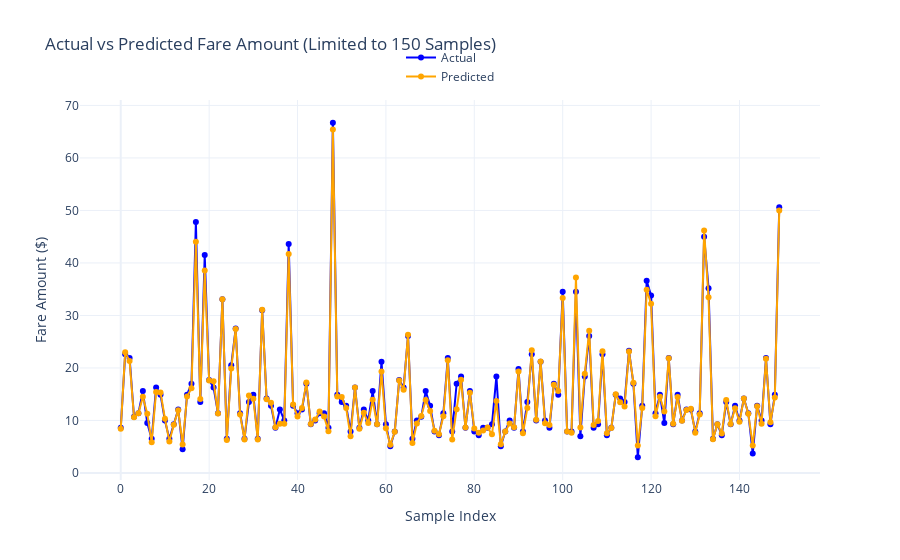

The cell this chart's notebook holds for it:
### Code cell
from sklearn.ensemble import RandomForestRegressor
from data import *
from model import *

taxi_type = GREEN
train_sql = getSqlForModeling(taxi_type, isTrain=True)
test_sql = getSqlForModeling(taxi_type, isTrain=False)

model = RandomForestRegressor(n_estimators=100, 
                              max_depth=10)

# Training
with DR.engn.connect() as conn:
    processed = 0
    for df in pd.read_sql(train_sql, conn, chunksize=CHUNK_SIZE):
        processed += len(df)
        X = df[FEATURES]
        y = df[VARIABLE]

        model.fit(X, y)
        O.out(f'Trained {processed} rows')

storeModel(model, f'{taxi_type}_{VARIABLE}_{RANDOM_FOREST}')

# Predictions
with DR.engn.connect() as conn:
    processed = 0
    y_test = []
    y_pred = []
    for df in pd.read_sql(test_sql, conn, chunksize=CHUNK_SIZE):
        processed += len(df)
        X = df[FEATURES]
        y_test.append(df[VARIABLE])

        y_pred.append(model.predict(X))
        O.out(f'Predicted {processed} rows')

# Performance
merged_y_test = pd.concat(y_test, ignore_index=True)
merged_y_pred = np.concatenate(y_pred)

showPerformance(merged_y_test, merged_y_pred)

### Figure 1 — Plotly figure (JSON) as saved in the notebook; plotly's stock layout.template omitted (floating-point values rounded to 4 significant figures; data arrays with more than 128 entries replaced by an {"elided": "..."} marker saying what was removed)
{"data": [{"line": {"color": "blue"}, "mode": "lines+markers", "name": "Actual", "type": "scatter", "x": {"elided": "150 int values"}, "y": {"elided": "150 float values"}}, {"line": {"color": "orange"}, "mode": "lines+markers", "name": "Predicted", "type": "scatter", "x": {"elided": "150 int values"}, "y": {"elided": "150 float values"}}], "layout": {"legend": {"x": 0.5, "xanchor": "center", "y": 1.15, "yanchor": "top"}, "title": {"text": "Actual vs Predicted Fare Amount (Limited to 150 Samples)"}, "xaxis": {"title": {"text": "Sample Index"}}, "yaxis": {"title": {"text": "Fare Amount ($)"}}}}
